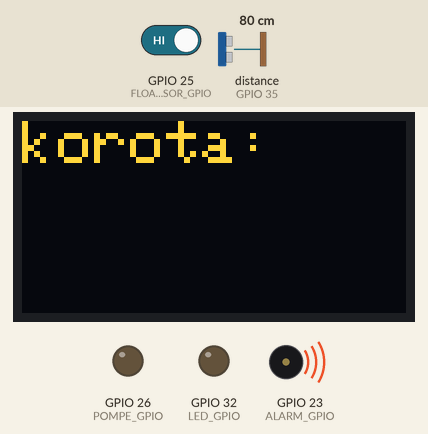
Simulated run of this program. Board: ESP32. Parts: 128×64 one-colour display, output pins drawn as LEDs (lit = HIGH), buzzer (waves = sounding). Wiring (inferred from the names in the program): ultrasonic range finder: trigger GPIO 33; echo GPIO 35. Inputs (shaded band) come from the test bench; at power-on: GPIO 25 (FLOAT_SENSOR_GPIO) HIGH, distance to the obstacle (sensor on GPIO 35) 80 cm. The echo pulse lasts 58.3 µs per cm; the OLED is the two-colour kind (top 16 rows yellow); WiFi joins after 1.5 s; servers stay silent unless stated; random numbers use the default seed unless the program sets one; no MQTT or app messages arrive unless stated; pins used as bus, display or sensor lines are not drawn; what the program prints to the serial monitor is not drawn.

Above: at 2.7 s.
2.8 s: GPIO 25 (FLOAT_SENSOR_GPIO) driven LOW
At 5.0 s:
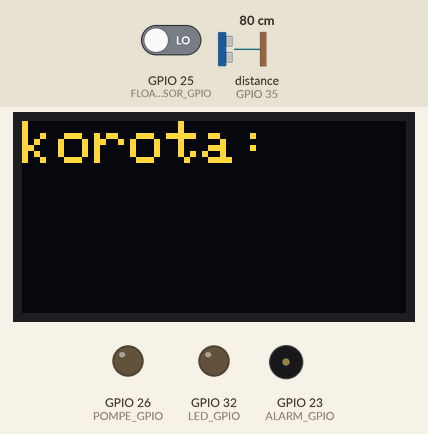
At 11.4 s:
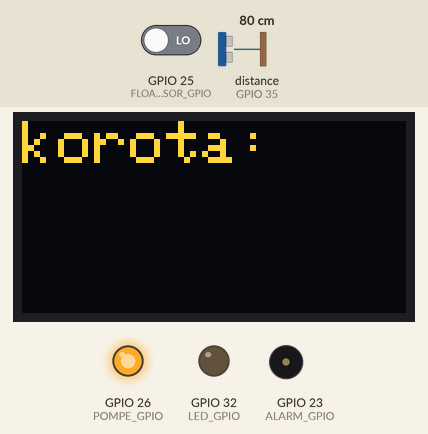
Timing chart, 0 to 12.9 s (numbered marks = the images above; inputs shaded):
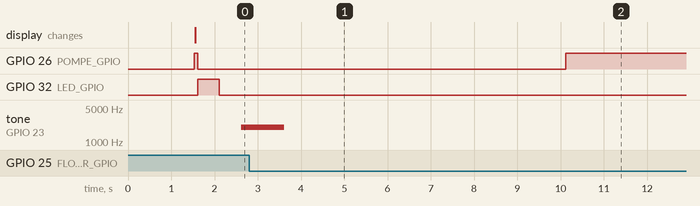

Measured:
- after the input at 2.8 s, GPIO 26 (POMPE_GPIO): LOW → HIGH after 7.3 s

The program:

main.cpp
```cpp
// (licence header left out)
#include <Arduino.h>
#include  <WiFi.h>
#include <ArduinoJson.h>
#include <ArduinoJson.hpp>
#include "ledBlink.h"
#include "config.h"
#include "wificonfig.h"
#include "ultrasonic.h"
#include "configOLED.h"
#include "alarm.h"
#include "floatLevelSensor.h"
#include "pompeControl.h"
#include "configMQTT.h"

int ETAT_POMPE;
int ETAT_ALARM;

void setup() {
  Serial.begin(BAUDERATE);
  pinMode(LED_GPIO, OUTPUT);
  //WiFi connexion
  wifiConnect();
  //MQTT
  setupMQTT();
  initUltrasonic();
  setupOLED();
  pompeInit();
  initAlarm();
  display.setCursor(0, 0);
  display.clearDisplay();
  display.setTextSize(2.75);
  display.println("korota:");
  //display.setTextSize(3);
  //display.println(timeString);
  display.display();
}

void loop() {

  connectToServerMQTT();

  StaticJsonDocument<32> doc;
  char data_to_sent[127];
  int criticLevel = waterLevel();
  float waterlevel = readLevel1();

  if(criticLevel)
  {
    startPompe();
    ETAT_POMPE = 1;
    blinkLed(LED_GPIO);
    onAlarm();
    ETAT_ALARM = 1;
    delay(500);
    }
  else {
    stopPompe();
    ETAT_POMPE = 0;
    offAlarm();
    ETAT_ALARM = 0;
    delay(2000);

  }
  doc["seuil_critique"] = criticLevel;
  doc["Niveau_eau"] = waterlevel;
  doc["Etat_pompe"] = ETAT_POMPE;
  doc["Etat_alarme"] = ETAT_ALARM;
  serializeJson(doc, data_to_sent);

  Serial.println("Read");
  Serial.println(data_to_sent);
  sendDataToServerMQTT(data_to_sent);
  delay(5000);
  /*
  //Serial.print("Distance[cm] = ");
  //Serial.println(readLevel1());
  onAlarm();
  delay(1000);
  offAlarm();
  delay(1000);
  */

}
```

alarm.h
```cpp
#ifndef ALARM_H
#define ALARM_H

void initAlarm();
void onAlarm();
void offAlarm();
#endif 
```

floatLevelSensor.h
```cpp
#ifndef FLOATLEVELSENSOR_H
#define FLOATLEVELSENSOR_H

void floatLevelSensorInit();
int waterLevel();

#endif
```

gsm.h
```cpp
#ifndef GSM_H
#define GSM_H

#include <string.h>
#include <Arduino.h>

void initGsmModule();
void test();
void sendSMS(String number, String message);
void activateGPRS();

#endif // GSM_H
```

ledBlink.h
```cpp
#ifndef LEDBLINK_H
#define LEDBLINK_H

void blinkLed(char pin);

#endif
```

pompeControl.h
```cpp
#ifndef POMPECONTROL_H
#define POMPECONTROL_H

void pompeInit();
void startPompe();
void stopPompe();

#endif // MYMATH_H
```

ultrasonic.h
```cpp
#ifndef ULTRASONIC_H
#define ULTRASONIC_H

void initUltrasonic();
float readLevel1();
float readLevel2();

#endif // ULTRASONIC_H
```

alarm.cpp
```cpp
// (licence header left out)
#include <Arduino.h>
#include "config.h"
#include "alarm.h"

void initAlarm(){
    pinMode(ALARM_GPIO, OUTPUT);
}
/**
 * @brief Démarre l'alarme
 * @param void
 * @return void
 */
void onAlarm(){
    //pinMode(ALARM_GPIO, OUTPUT);
    //digitalWrite(ALARM_GPIO, LOW);
    // Joue une tonalité simple de 4000 Hz (La4) pendant 1 seconde
    tone(ALARM_GPIO, 2000, 1000);
    digitalWrite(ALARM_GPIO, HIGH);
    delay(1000);
    digitalWrite(ALARM_GPIO, LOW);
    delay(1000); // Pause de 1 seconde
}
/**
 * @brief Arrêter l'alarme
 * @param void
 * @return void
 */
void offAlarm(){
    //pinMode(ALARM_GPIO, OUTPUT);
    //digitalWrite(ALARM_GPIO, HIGH);
    noTone(ALARM_GPIO);
    delay(1000);
}
```

floatLevelSensor.cpp
```cpp
// (licence header left out)
#include <Arduino.h>
#include "floatLevelSensor.h"
#include "config.h"

/**
 * @brief Initialise le capteur de niveau
 * @param void
 * @return void
 */
void waterLevelSensorInit(){
    pinMode(FLOAT_SENSOR_GPIO, INPUT_PULLUP);
}
/**
 * @brief Detecte le niveau d'eau critique à ne pas dépasser
 * @param void
 * @return void
 */
int waterLevel(){
    waterLevelSensorInit();
    int sensorState = digitalRead(FLOAT_SENSOR_GPIO);
    if (sensorState == LOW) return 0;
    else if(sensorState == HIGH) return 1;
}
```

gsm.cpp
```cpp
// (licence header left out)
#include <Arduino.h>
//#include <TinyGsmClient.h>
//#include <SoftwareSerial.h>
#include "config.h"
#include "gsm.h"
/*
void initGsmModule(){
    HardwareSerial SerialAT(1);
    TinyGsm modem(SerialAT);
    Serial.println("Initialisation...");
    // Initialisation du port série pour le SIM800L
    SerialAT.begin(9600, SERIAL_8N1, SIM800L_RX_GPIO, SIM800L_TX_GPIO);
    // Réinitialiser le modem
    modem.restart();
    // Vérifier la connexion
    if (!modem.testAT()) {
        Serial.println("Erreur : Impossible de communiquer avec le SIM800L");
        while (true);
    }
}

void sendSMS(String numero, String message) {
    initGsmModule();
    Serial.println("Envoi du SMS...");
    if (modem.sendSMS(numero, message)) {
        Serial.println("SMS envoyé avec succès !");
    } else {
        Serial.println("Erreur lors de l'envoi du SMS.");
    }
}
*/
```

ledBlink.cpp
```cpp
#include "ledBlink.h"
#include "Arduino.h"


void blinkLed(char pin){
    digitalWrite(pin, HIGH);
    delay(500);
    digitalWrite(pin, LOW);
    delay(500);
}
```

pompeControl.cpp
```cpp
// (licence header left out)
#include "Arduino.h"
#include "pompeControl.h"
#include "config.h"

/**
 * @brief Initialise le GPIO de la pompe
 * @param void
 * @return void
 */
void pompeInit(){
    pinMode(POMPE_GPIO, OUTPUT);
    digitalWrite(POMPE_GPIO, HIGH);
}
/**
 * @brief Cette fonction Demarre la pompe
 * @param void
 * @return void
 */
void startPompe(){
    digitalWrite(POMPE_GPIO, LOW);
    Serial.println("Pompe démarrer");
}
/**
 * @brief Cette fonction arrête la pompe
 * @param void
 * @return void
 */
void stopPompe(){
    digitalWrite(POMPE_GPIO, HIGH);
    Serial.println("Pompe arrêter");
}
```

ultrasonic.cpp
```cpp
// (licence header left out)
#include <Arduino.h>
#include "config.h"
#include "ultrasonic.h"

float duration; // en uS
float distance ; //Distance en cm
float distance2;
/**
 * @brief Initialistion du capteur ultrasonic
 * @param void
 * @return void
 */
void initUltrasonic(){
    pinMode(TRIG_GPIO, OUTPUT);
    pinMode(ECHO_GPIO, INPUT);
}
/**
 * @brief Determine le niveau d'eau avec la formule d = uS/58
 * @param void
 * @return float
 */
float readLevel1(){
    //Send Trig signal
    digitalWrite(TRIG_GPIO, LOW);
    delayMicroseconds(2);
    digitalWrite(TRIG_GPIO, HIGH);
    delayMicroseconds(10);
    digitalWrite(TRIG_GPIO, LOW);

    duration = pulseIn(ECHO_GPIO, HIGH);
    distance = duration/58;
    //distance2 = duration * 0.17; // distance en cm plus precis
    return distance;
}
/**
 * @brief Determine le niveau d'eau avec la formule d = uS * 0.17 Cette méthode est
 * plus précise que la première
 * @param void
 * @return float
 */
float readLevel2(){
    //Send Trig signal
    digitalWrite(TRIG_GPIO, LOW);
    delayMicroseconds(2);
    digitalWrite(TRIG_GPIO, HIGH);
    delayMicroseconds(10);
    digitalWrite(TRIG_GPIO, LOW);
    duration = pulseIn(ECHO_GPIO, HIGH);
    //distance = duration/58;
    distance2 = duration * 0.17; // distance en cm plus precis
    return distance2;
}
```

config.h
```cpp
#include <Adafruit_SSD1306.h>


//LED GPIO
#define LED_GPIO 32

//POMPE GPIO
#define POMPE_GPIO 26

//CAPTEUR DE NIVEAU GPIO
#define FLOAT_SENSOR_GPIO 25

//ULTRASONIC SENSOR GPIOS
#define TRIG_GPIO 33
#define ECHO_GPIO 35

//ALARM GPIO
#define ALARM_GPIO 23

//MOTOR GPIO
#define MOTOR_GPIO 27

//SIM800L GPIO
#define SIM800L_RX_GPIO 1
#define SIM800L_TX_GPIO 2
//#define TINY_GSM_MODEM_SIM800L

// Configuration de l'écran OLED
#define SCREEN_WIDTH 128
#define SCREEN_HEIGHT 64
#define OLED_ADDR 0x3C
extern Adafruit_SSD1306 display;

//UART COMMUNICATION SPEED
#define BAUDERATE 115200

//WIFI INFO
extern const char  * SSID;
extern const char * PASSWORD;

//MQTT CONFIG
#define RASPBERRYPI_IP "192.168.11.120"
#define BROKERADDRESS RASPBERRYPI_IP
#define PORT 1883
#define SEND_DATA_TOPIC "/sensors/states"
#define DATA_RECEIVED_TOPIC "/mqttServer/commands"
//#define USERNAME root
//#define PASSWORD root
```

configMQTT.h
```cpp
#ifndef CONFIGMQTT_H
#define CONFIGMQTT_H

void setupMQTT();
void connectToServerMQTT();
void callback(char* topic, byte* payload, unsigned int length);
void sendDataToServerMQTT(char []);

#endif
```

configOLED.h
```cpp
#ifndef CONFIGOLED_H
#define CONFIGOLED_H
//#include <configOLED.h>

void setupOLED();

#endif
```

wifiConfig.h
```cpp
#ifndef WIFI_CONFIG_H
#define WIFI_CONFIG_H

void wifiConnect();


#endif
```

configMQTT.cpp
```cpp
#include <Arduino.h>
#include <PubSubClient.h>
#include <WiFi.h>
#include "config.h"
#include "configMQTT.h"

WiFiClient espClient;
PubSubClient CLIENT(espClient);

void setupMQTT(){
    CLIENT.setServer(BROKERADDRESS, 1883);
    CLIENT.setCallback(callback);
}
/**
 * @brief Cette fonction est appélée à chaque fois que l'esp32 reçoit une commande du serveur mqtt
 *
 * @param topic
 * @param payload
 * @param length
 */
void callback(char* topic, byte* payload, unsigned int length){

}
/**
 * @brief Cette fonction reconnecte l'esp32 au serveur mqtt
 * @param void
 * @return void
 *
 */
void connectToServerMQTT(){
     // Loop until we're reconnected
  while (!CLIENT.connected()) {
        Serial.print("Attempting MQTT connection...");
        // Create a random client ID
        String clientId = "ESP32Client-";
        clientId += String(random(0xffff), HEX);
        // Attempt to connect
    if (CLIENT.connect(clientId.c_str())) {
        Serial.println();
        Serial.println("ESP32 dev is onnected to MQTT server");
        // Once connected, publish an announcement...
        CLIENT.publish(SEND_DATA_TOPIC, "Bonjour la team anti_innondation");
        // ... and resubscribe
        CLIENT.subscribe(DATA_RECEIVED_TOPIC);
    } else {
        Serial.print("failed, rc=");
        Serial.print(CLIENT.state());
        Serial.println(" try again in 5 seconds");
        // Wait 5 seconds before retrying
        delay(5000);
    }
  }
}

void sendDataToServerMQTT(char data[]){
    CLIENT.publish(SEND_DATA_TOPIC, data);
    Serial.println("Sent");
}
```

configOLED.cpp
```cpp
#include <Arduino.h>
#include <configOLED.h>
#include <Wire.h>
#include <Adafruit_GFX.h>
#include <Adafruit_SSD1306.h>
#include "config.h"

Adafruit_SSD1306 display(SCREEN_WIDTH, SCREEN_HEIGHT, &Wire, -1);

void setupOLED(){
    if (!display.begin(SSD1306_SWITCHCAPVCC, OLED_ADDR)) {
    Serial.println(F("Erreur : Impossible d'initialiser l'écran OLED"));
    while (true);
    }
    display.clearDisplay();
    display.setTextSize(1);
    display.setTextColor(SSD1306_WHITE);
}
```

wificonfig.cpp
```cpp
#include <WiFi.h>
#include <Arduino.h>
#include "wificonfig.h"
#include "config.h"

const char  * SSID  = "KABORE_2.4G";
const char * PASSWORD = "KABORE4114@";

void WiFiStationConnected(WiFiEvent_t event, WiFiEventInfo_t info)
{
    Serial.println("Connected to AP!");

}

void wifiConnect()
{
    WiFi.mode(WIFI_STA);
    WiFi.onEvent(WiFiStationConnected, ARDUINO_EVENT_WIFI_STA_CONNECTED);
    WiFi.begin(SSID, PASSWORD);
    while(WiFi.status() != WL_CONNECTED)
    {
        Serial.print(".");
        delay(500);
    }
    Serial.println();
    Serial.print("IP address : ");
    Serial.println(WiFi.localIP());
}
```
